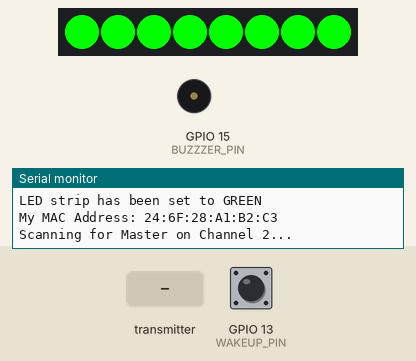
Bench run of a sketch on a simulated ESP32. Shown: 8 RGB LEDs in strip order, left to right, buzzer (waves = sounding, pin HIGH), the last lines printed to the serial monitor. The inputs (shaded band) are chosen by the test bench; at power-on: GPIO 13 (WAKEUP_PIN) LOW. Random numbers use the default seed unless the sketch sets one.

Above: at 2.2 s.
2.3 s: the transmitter starts sending state = 1
At 2.6 s:
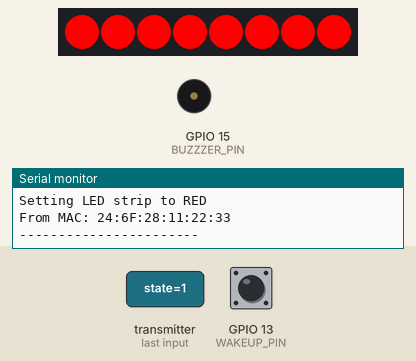
3.8 s: GPIO 13 (WAKEUP_PIN) pulled HIGH for 0.15 s
At 4.6 s:
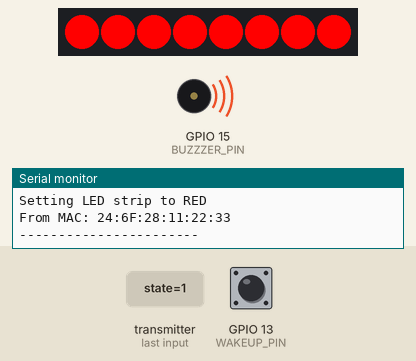
6.3 s: GPIO 13 (WAKEUP_PIN) pulled HIGH for 3.2 s
At 11.3 s:
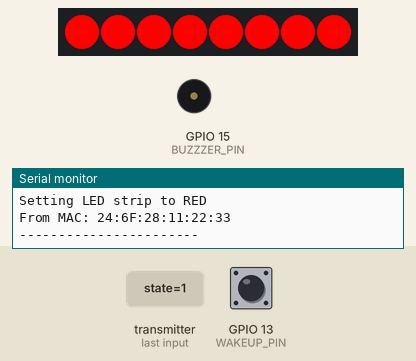
11.8 s: the transmitter starts sending state = 0
At 12.3 s:
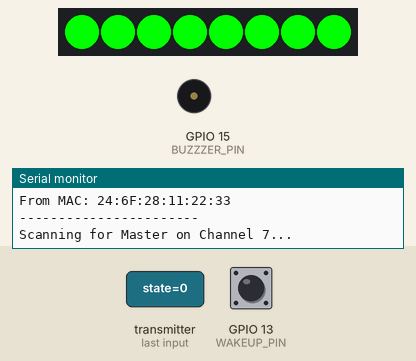
13.3 s: GPIO 13 (WAKEUP_PIN) pulled HIGH for 1 s
At 14.1 s:
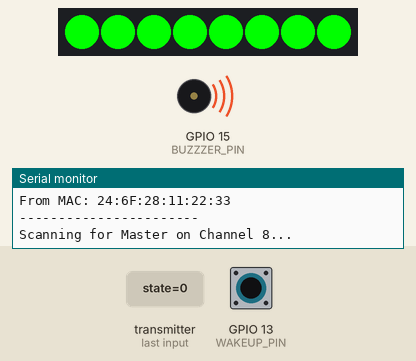
Timing chart, 0 to 16.3 s (numbered marks = the images above; inputs shaded):
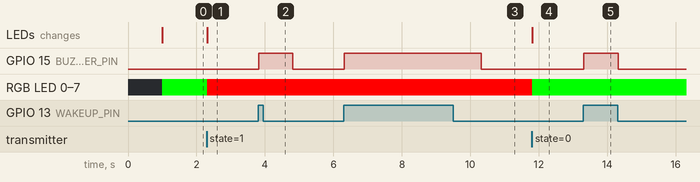

Measured:
- after the input at 2.3 s, RGB LED 0–7: RGB(0, 255, 0) → RGB(255, 0, 0) at once; the LEDs: change at once (image 1)
- after the input at 3.8 s, GPIO 15 (BUZZZER_PIN): LOW → HIGH at once, → LOW 1.0 s later
- after the input at 6.3 s, GPIO 15 (BUZZZER_PIN): LOW → HIGH at once, → LOW 4.0 s later
- after the input at 11.8 s, RGB LED 0–7: RGB(255, 0, 0) → RGB(0, 255, 0) at once; the LEDs: change at once (image 4)
- after the input at 13.3 s, GPIO 15 (BUZZZER_PIN): LOW → HIGH at once, → LOW 1.0 s later

The sketch:

ESP_module_full_test.ino
```cpp
#include <esp_now.h>
#include <esp_wifi.h> // Required for Wi-Fi channel setup
#include <WiFi.h>
#include <vector>


// --- WS2812B LIBRARY & CONFIGURATION ---
#include <Adafruit_NeoPixel.h>
#ifdef __AVR__
#include <avr/power.h> // Required for Adafruit Trinket 16 MHz
#endif.

#define WAKEUP_PIN GPIO_NUM_13 // Sensor trigger pin (waits for HIGH signal)
#define BUZZZER_PIN 15         // Piezo Buzzer pin
#define PIN_WS2812B 14          // LED indicator pin for signal reception
#define NUM_PIXELS 8 // Number of LEDs on the strip
#define boardId 2             // ID of this board (1 or 2)

// ------------------------------------

// --- CONFIGURATION ---
String received_ssid = ""; // Dynamic SSID from Gateway
bool master_found = false;
int current_channel = 1;
unsigned long last_channel_hop = 0;
const int HOP_INTERVAL = 2000; // Time (ms) to stay on a channel while scanning

// ------------------------------------
// ------------------------------------


// ------------------------------------------------
// !! DEVICE MAC ADDRESSES !!
// UPDATE THESE ADDRESSES TO MATCH YOUR BOARDS
// ------------------------------------------------
uint8_t macAddress[] = {0x3C, 0x8A, 0x1F, 0xAB, 0xF9, 0x34};

// ------------------------------------------------

uint8_t peerAddress[6]; // MAC address of the peer board

// List of known masters
std::vector<std::vector<uint8_t>> masters;


// --- WS2812B INITIALIZATION ---
Adafruit_NeoPixel WS2812B(NUM_PIXELS, PIN_WS2812B, NEO_GRB + NEO_KHZ800);
// ------------------------------


// Structure for SENDING data (Same as your original code)
typedef struct {
  int id;
  int status;
  char CarLicense[11];
  int readingId;
} struct_message;


// Structure for RECEIVING LED control commands
typedef struct led_message {
  int id;
  bool state; // true (ON), false (OFF)
} led_message;

// Create structure variable for sending
struct_message myData;

// Create structure variable for receiving
led_message incomingData;

// ESP-NOW Peer info
esp_now_peer_info_t peerInfo;

// Variables for data sending
unsigned long previousMillis = 0;
// Variables for data sending
unsigned long lastDebounceTime = 0;
const long debounceDelay = 1000; // 1 second debounce
unsigned int readingId = 0;

// --- HELPER FUNCTIONS ---
// Set all LED pixels to a specific color
void setStripColor(uint32_t color) {
  for (int pixel = 0; pixel < NUM_PIXELS; pixel++) { // Loop through each pixel
    WS2812B.setPixelColor(pixel, color); // Set color
  }
  WS2812B.show(); // Update LED strip
}
// ------------------------------


// ------------------------------------------------
// CALLBACKS
// ------------------------------------------------

// 1. Callback when data is SENT
void OnDataSent(const wifi_tx_info_t* mac_addr, esp_now_send_status_t status) {
  Serial.print("Send status: ");
  Serial.println(status == ESP_NOW_SEND_SUCCESS ? "Send successful" : "Send failed");
}

// 2. Callback when data is RECEIVED
void OnDataRecv(const esp_now_recv_info *recv_info, const uint8_t *incomingDataBytes, int len) {

  // Check for broadcast message
  if (recv_info->des_addr[0] == 0xFF && recv_info->des_addr[1] == 0xFF &&
      recv_info->des_addr[2] == 0xFF && recv_info->des_addr[3] == 0xFF &&
      recv_info->des_addr[4] == 0xFF && recv_info->des_addr[5] == 0xFF) {

    // Parse Payload for "DISCOVER_MASTER"
    String msg = "";
    for(int i=0; i<len; i++) msg += (char)incomingDataBytes[i];

    if (msg.startsWith("DISCOVER_MASTER")) {
      Serial.println(">> Broadcast Received: " + msg);

      // Extract SSID if present
      int splitIndex = msg.indexOf(':');
      if (splitIndex != -1) {
        String new_ssid = msg.substring(splitIndex + 1);
        if (new_ssid.length() > 0 && new_ssid != received_ssid) {
           received_ssid = new_ssid;
           master_found = true;
           Serial.println(">> TARGET SSID UPDATED: " + received_ssid);
           // We are currently on the correct channel because we heard the packet!
           // No need to change channel.
        }
      }
    }

    Serial.printf("Broadcast received from: %02X:%02X:%02X:%02X:%02X:%02X\n",
                  recv_info->src_addr[0], recv_info->src_addr[1], recv_info->src_addr[2],
                  recv_info->src_addr[3], recv_info->src_addr[4], recv_info->src_addr[5]);

    // Check if already known
    bool known = false;
    for (const auto& master : masters) {
      if (memcmp(master.data(), recv_info->src_addr, 6) == 0) {
        known = true;
        break;
      }
    }

    if (!known) {
      Serial.println("New Master detected! Registering...");
      std::vector<uint8_t> newMaster(recv_info->src_addr, recv_info->src_addr + 6);
      masters.push_back(newMaster);

      // Register as peer
      esp_now_peer_info_t newPeerInfo = {};
      memcpy(newPeerInfo.peer_addr, recv_info->src_addr, 6);
      newPeerInfo.channel = WiFi.channel(); // Assuming same channel
      newPeerInfo.encrypt = false;

      if (esp_now_add_peer(&newPeerInfo) == ESP_OK) {
        Serial.println("Master registered successfully.");
        // Optionally update the primary peerAddress to the latest master
        memcpy(peerAddress, recv_info->src_addr, 6);
      } else {
        Serial.println("Failed to register Master.");
      }
    }
    return; // Don't process broadcast as LED command
  }

  // Check if data length matches led_message structure
  if (len == sizeof(incomingData)) {
    // Copy raw bytes into incomingData structure
    memcpy(&incomingData, incomingDataBytes, sizeof(incomingData));

    // Print received data
    Serial.println("\n--- RECEIVED DATA PACKET ---");
    Serial.print("Bytes received: ");
    Serial.println(len);
    Serial.print("From Board ID: ");
    Serial.println(incomingData.id);
    Serial.print("LED State: ");
    Serial.println(incomingData.state ? "ON" : "OFF");
    Serial.println("-----------------------------------");


  // --- WS2812B CONTROL LOGIC ---
    if (incomingData.state == true) {
      Serial.println("Setting LED strip to RED");
      setStripColor(WS2812B.Color(255, 0, 0)); // Set all to RED
    } else {
      Serial.println("Setting LED strip to GREEN");
      setStripColor(WS2812B.Color(0, 255, 0)); // Set all to GREEN
    }
    // --- END NEW LOGIC ---


    // Print sender MAC address
    char macStr[18];
    snprintf(macStr, sizeof(macStr), "%02X:%02X:%02X:%02X:%02X:%02X",
              recv_info->src_addr[0], recv_info->src_addr[1], recv_info->src_addr[2],
              recv_info->src_addr[3], recv_info->src_addr[4], recv_info->src_addr[5]);
    Serial.print("From MAC: ");
    Serial.println(macStr);
    Serial.println("-----------------------");
    Serial.println();

  } else {
    Serial.println("Received data length does not match!");
  }
}

// ------------------------------------------------
// SETUP
// ------------------------------------------------
void setup() {
  Serial.begin(115200);
  delay(1000); // Wait for Serial to start
// --- WS2812B INITIALIZATION ---
  WS2812B.begin();  // Initialize WS2812B strip object
  WS2812B.clear();
  setStripColor(WS2812B.Color(0, 255, 0)); // Set default color to GREEN
  Serial.println("LED strip has been set to GREEN");

  pinMode(WAKEUP_PIN, INPUT);
  pinMode(BUZZZER_PIN, OUTPUT);
  digitalWrite(BUZZZER_PIN, LOW);
// ------------------------------

  // Set device as a Wi-Fi Station
  WiFi.mode(WIFI_STA);

  // --- Channel Scanning Logic handled in Loop now ---
  // Default to Channel 1
  esp_wifi_set_promiscuous(true);
  esp_wifi_set_channel(current_channel, WIFI_SECOND_CHAN_NONE);
  esp_wifi_set_promiscuous(false);
  // -------------------------------------

  // --- Identify this Board ---
  uint8_t myMac[6];
  WiFi.macAddress(myMac);
  Serial.print("My MAC Address: ");
  char myMacStr[18];
  snprintf(myMacStr, sizeof(myMacStr), "%02X:%02X:%02X:%02X:%02X:%02X",
            myMac[0], myMac[1], myMac[2], myMac[3], myMac[4], myMac[5]);
  Serial.println(myMacStr);

  memcpy(peerAddress, macAddress, 6);


  // -----------------------------

  // Initialize ESP-NOW
  if (esp_now_init() != ESP_OK) {
    Serial.println("Error initializing ESP-NOW");
    return;
  }

  // Register both callbacks
  esp_now_register_send_cb(OnDataSent); // For sending
  esp_now_register_recv_cb(OnDataRecv); // For receiving

  // Register peer (the peer board)
  memcpy(peerInfo.peer_addr, peerAddress, 6);
  peerInfo.channel = 0; // Use current channel
  peerInfo.encrypt = false;

  // Add peer
  if (esp_now_add_peer(&peerInfo) != ESP_OK) {
    Serial.println("Failed to add peer");
    return;
  }

  // Initialize random number generator
  randomSeed(analogRead(0));
}


// ------------------------------------------------
// LOOP
// ------------------------------------------------
// --- LOOP ---
void loop() {
  // 1. Channel Hopping (Scanning for Master)
  if (!master_found) {
    if (millis() - last_channel_hop > HOP_INTERVAL) {
      last_channel_hop = millis();
      current_channel++;
      if (current_channel > 13) current_channel = 1;

      Serial.printf("Scanning for Master on Channel %d...\n", current_channel);
      esp_wifi_set_promiscuous(true);
      esp_wifi_set_channel(current_channel, WIFI_SECOND_CHAN_NONE);
      esp_wifi_set_promiscuous(false);
    }
  }

  // 2. Non-blocking Buzzer Logic
  static bool buzzerActive = false;
  static unsigned long buzzerOffTime = 0;

  if (buzzerActive && millis() > buzzerOffTime) {
    digitalWrite(BUZZZER_PIN, LOW);
    buzzerActive = false;
  }

  // 3. Sensor & Data Sending Logic
  int reading = digitalRead(WAKEUP_PIN);

  if (reading == HIGH) {
    if ((millis() - lastDebounceTime) > debounceDelay) {
      lastDebounceTime = millis();

      // Trigger Buzzer Non-blocking
      digitalWrite(BUZZZER_PIN, HIGH);
      buzzerActive = true;
      buzzerOffTime = millis() + 1000; // Buzz for 1 second

      // Prepare Data
      myData.id = boardId; // Use fixed ID
      myData.status = random(2); // Random 0 or 1 for demo

      // --- Random License Plate (Demo) ---
      int province = 43;
      char series = random('A', 'Z' + 1);
      int num1 = random(100, 1000);
      int num2 = random(0, 100);

      snprintf(myData.CarLicense, 10, "%d%c-%03d.%02d",
                province, series, num1, num2);

      myData.readingId = readingId++;

      // Send Data
      esp_err_t result = esp_now_send(peerAddress, (uint8_t *) &myData, sizeof(myData));

      Serial.print("Sending Data (ID: ");
      Serial.print(myData.readingId);
      Serial.print("): ");
      Serial.println(result == ESP_OK ? "Success" : "Failed");
    }
  }

  // 4. Heartbeat Logic
  static unsigned long lastHeartbeat = 0;
  if (millis() - lastHeartbeat > 5000) {
    lastHeartbeat = millis();
    // Keep connection alive / update status
    esp_err_t result = esp_now_send(peerAddress, (uint8_t *) &myData, sizeof(myData));
  }

  // Yield
  delay(1);
}
```
